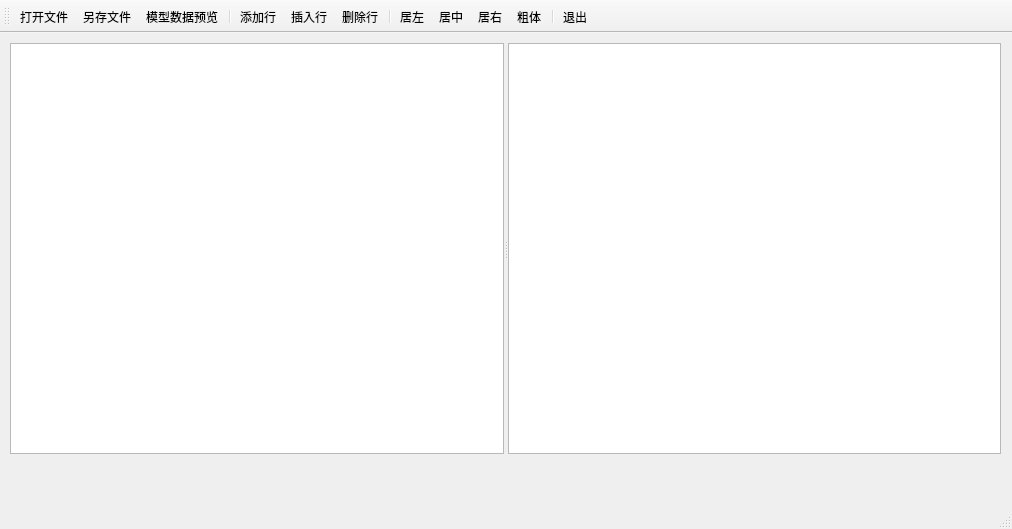
<?xml version="1.0" encoding="UTF-8"?>
<ui version="4.0">
 <class>MainWindow</class>
 <widget class="QMainWindow" name="MainWindow">
  <property name="geometry">
   <rect>
    <x>0</x>
    <y>0</y>
    <width>1012</width>
    <height>529</height>
   </rect>
  </property>
  <property name="windowTitle">
   <string>MainWindow</string>
  </property>
  <widget class="QWidget" name="centralWidget">
   <widget class="QSplitter" name="splitter">
    <property name="geometry">
     <rect>
      <x>10</x>
      <y>10</y>
      <width>991</width>
      <height>411</height>
     </rect>
    </property>
    <property name="orientation">
     <enum>Qt::Horizontal</enum>
    </property>
    <widget class="QTableView" name="tableView"/>
    <widget class="QPlainTextEdit" name="plainTextEdit"/>
   </widget>
  </widget>
  <widget class="QMenuBar" name="menuBar">
   <property name="geometry">
    <rect>
     <x>0</x>
     <y>0</y>
     <width>1012</width>
     <height>23</height>
    </rect>
   </property>
  </widget>
  <widget class="QToolBar" name="mainToolBar">
   <property name="toolButtonStyle">
    <enum>Qt::ToolButtonTextUnderIcon</enum>
   </property>
   <attribute name="toolBarArea">
    <enum>TopToolBarArea</enum>
   </attribute>
   <attribute name="toolBarBreak">
    <bool>false</bool>
   </attribute>
   <addaction name="actOpen"/>
   <addaction name="actSave"/>
   <addaction name="actModelData"/>
   <addaction name="separator"/>
   <addaction name="actAppend"/>
   <addaction name="actInsert"/>
   <addaction name="actDelete"/>
   <addaction name="separator"/>
   <addaction name="actAlignLeft"/>
   <addaction name="actAlignCenter"/>
   <addaction name="actAlignRight"/>
   <addaction name="actFontBold"/>
   <addaction name="separator"/>
   <addaction name="actExit"/>
  </widget>
  <widget class="QStatusBar" name="statusBar"/>
  <action name="actOpen">
   <property name="icon">
    <iconset resource="res.qrc">
     <normaloff>:/image/menu/actOpen.PNG</normaloff>:/image/menu/actOpen.PNG</iconset>
   </property>
   <property name="text">
    <string>打开文件</string>
   </property>
   <property name="toolTip">
    <string>打开文件</string>
   </property>
  </action>
  <action name="actSave">
   <property name="icon">
    <iconset resource="res.qrc">
     <normaloff>:/image/menu/actSave.PNG</normaloff>:/image/menu/actSave.PNG</iconset>
   </property>
   <property name="text">
    <string>另存文件</string>
   </property>
   <property name="toolTip">
    <string>表格内容另存为文件</string>
   </property>
  </action>
  <action name="actAppend">
   <property name="icon">
    <iconset resource="res.qrc">
     <normaloff>:/image/menu/actAppend.PNG</normaloff>:/image/menu/actAppend.PNG</iconset>
   </property>
   <property name="text">
    <string>添加行</string>
   </property>
   <property name="toolTip">
    <string>添加一行</string>
   </property>
  </action>
  <action name="actInsert">
   <property name="icon">
    <iconset resource="res.qrc">
     <normaloff>:/image/menu/actInsert.PNG</normaloff>:/image/menu/actInsert.PNG</iconset>
   </property>
   <property name="text">
    <string>插入行</string>
   </property>
   <property name="toolTip">
    <string>插入一行</string>
   </property>
  </action>
  <action name="actDelete">
   <property name="icon">
    <iconset resource="res.qrc">
     <normaloff>:/image/menu/actDelete.PNG</normaloff>:/image/menu/actDelete.PNG</iconset>
   </property>
   <property name="text">
    <string>删除行</string>
   </property>
   <property name="toolTip">
    <string>删除当前行</string>
   </property>
  </action>
  <action name="actExit">
   <property name="icon">
    <iconset resource="res.qrc">
     <normaloff>:/image/menu/actExit.PNG</normaloff>:/image/menu/actExit.PNG</iconset>
   </property>
   <property name="text">
    <string>退出</string>
   </property>
   <property name="toolTip">
    <string>退出</string>
   </property>
  </action>
  <action name="actModelData">
   <property name="icon">
    <iconset resource="res.qrc">
     <normaloff>:/image/menu/actModelData.PNG</normaloff>:/image/menu/actModelData.PNG</iconset>
   </property>
   <property name="text">
    <string>模型数据预览</string>
   </property>
   <property name="toolTip">
    <string>模型数据显示到文本框里</string>
   </property>
  </action>
  <action name="actAlignLeft">
   <property name="icon">
    <iconset resource="res.qrc">
     <normaloff>:/image/menu/actAlignLeft.PNG</normaloff>:/image/menu/actAlignLeft.PNG</iconset>
   </property>
   <property name="text">
    <string>居左</string>
   </property>
   <property name="toolTip">
    <string>文字左对齐</string>
   </property>
  </action>
  <action name="actAlignCenter">
   <property name="icon">
    <iconset resource="res.qrc">
     <normaloff>:/image/menu/actAlignCenter.PNG</normaloff>:/image/menu/actAlignCenter.PNG</iconset>
   </property>
   <property name="text">
    <string>居中</string>
   </property>
   <property name="toolTip">
    <string>文字居中</string>
   </property>
  </action>
  <action name="actAlignRight">
   <property name="icon">
    <iconset resource="res.qrc">
     <normaloff>:/image/menu/actAlignRight.PNG</normaloff>:/image/menu/actAlignRight.PNG</iconset>
   </property>
   <property name="text">
    <string>居右</string>
   </property>
   <property name="toolTip">
    <string>文字右对齐</string>
   </property>
  </action>
  <action name="actFontBold">
   <property name="checkable">
    <bool>true</bool>
   </property>
   <property name="icon">
    <iconset resource="res.qrc">
     <normaloff>:/image/menu/actFontBold.PNG</normaloff>:/image/menu/actFontBold.PNG</iconset>
   </property>
   <property name="text">
    <string>粗体</string>
   </property>
   <property name="toolTip">
    <string>粗体字体</string>
   </property>
  </action>
 </widget>
 <layoutdefault spacing="6" margin="11"/>
 <resources>
  <include location="res.qrc"/>
 </resources>
 <connections/>
</ui>
